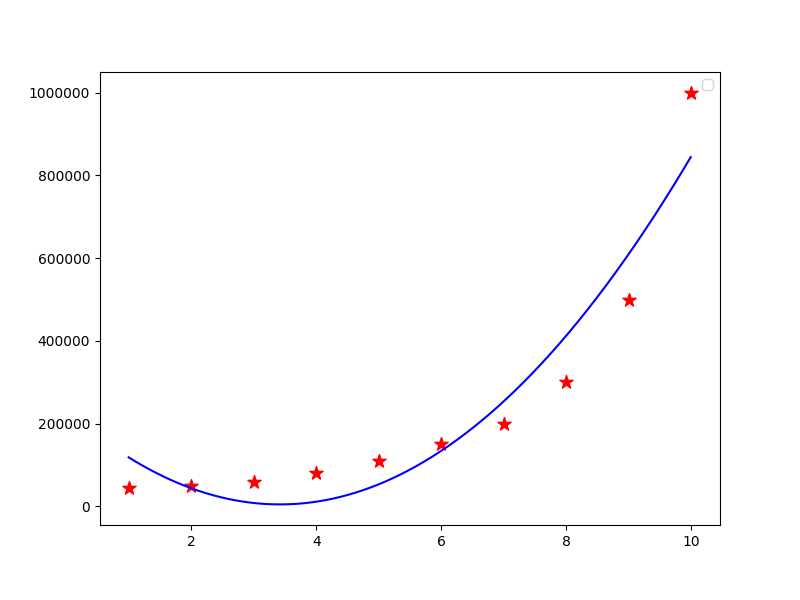

Write the Python code that produced this figure.
#!/usr/bin/env python3
# -*- coding: utf-8 -*-
"""
Created on Mon Jan 14 15:26:58 2019

@author: parthgoyal123
"""


''' ---------- Polynomial Regression ------------ '''

# ====== Preprocessing ====== #

# Importing the required libraries
# ---> Numpy arrays are the most convinient way to work on Machine Learning models
# ---> Matplotlib allows us to visualise our model in form of various plots/figures
# ---> Pandas allows us to import the dataset efficiently
import numpy as np
import matplotlib.pyplot as plt
import pandas as pd

# Importing the dataset using pandas library
# ---> pandas create a dataframe of the dataset
# ---> iloc : It locates the column by its index. In other words, using ’iloc’ allows us to take columns by just taking their index.
# ---> .values : It returns the values of the column (by their index) inside a Numpy array(way more efficient than a list)
dataset = pd.read_csv("Filename.csv")
X = dataset.iloc[:, 1:2].values
y = dataset.iloc[:, -1].values

"""
# Fixing the missing values from the dataset using sklearn.impute
# ---> Importing the SimpleImputer class from the sklearn.impute library
# ---> .fit : The fit part is used to extract some info of the data on which the object is applied
# ---> .transform : the transform part is used to apply some transformation
from sklearn.impute import SimpleImputer
imputer = SimpleImputer(missing_values = np.nan, strategy = 'mean')
X[:, [1,2]] = imputer.fit_transform(X[:, [1,2]])

# Encoding categorical data (optional part, depends on the dataset)
# ---> LabelEncoder encodes the categorical data to [0, n_values]
# ---> OneHotEncoder seperates the LabelEncoded values to different columns, appended leftmost of the dataset
from sklearn.preprocessing import LabelEncoder, OneHotEncoder
labelencoder_x = LabelEncoder()
labelencoder_y = LabelEncoder()
onehotencoder = OneHotEncoder(categorical_features= [-1])
X[:, -1] = labelencoder_x.fit_transform(X[:, -1])
X = onehotencoder.fit_transform(X).toarray()

# When the categorical types >= 3, we need to avoid the dummy variable trap
X = X[:, 1:]

# Dividing the dataset to training and test set
# ---> train_test_split : function of the sklearn.model_selection library that splits the dataset to training and test sets
# ---> random_state : this parameter is essential to get the same training and test splits(when improving the model time by time)
from sklearn.model_selection import train_test_split
X_train, X_test, y_train, y_test = train_test_split(X, y, test_size = 0.2, random_state = 1)

# Feature Scaling the data(if required)
# ---> StandardScaler : no parameters are to be passed to this class, only an object is to be made
from sklearn.preprocessing import StandardScaler
scale = StandardScaler()
X_train = scale.fit_transform(X_train)
X_test = scale.fit_transform(X_test)"""

# ====== Regression ====== #

# Generating new polynomic dataset to apply linear regression on
# ---> In order to perform polynomial regression, we need to make new X_poly and apply linear regression on that new X_poly
from sklearn.preprocessing import PolynomialFeatures
poly = PolynomialFeatures(degree = 2)
X_poly = poly.fit_transform(X)

# Fitting the polynomial regressor to the dataset as it is (without enhancing the model to compare the results afterwards)
# ---> .fit : fits linear regressor to the data
# ---> .predict : method that predicts the value of the dependent variable as per the Polynomial Regression model
from sklearn.linear_model import LinearRegression
poly_regressor = LinearRegression()
poly_regressor.fit(X_poly, y)
y_pred_poly = poly_regressor.predict(X_poly)

# For predicting a new value using polynomial regression, transform it using the poly object and then apply the poly_linear_regressor
new_value = np.array([6.5])
new_value = new_value.reshape(-1,1)
y_pred_new = poly_regressor.predict(poly.fit_transform(new_value))

# Formation of a new grid for better visualisation of plot
X_grid = np.arange(min(X), max(X), 0.01)
X_grid = X_grid.reshape(len(X_grid), 1)

# Visualising Polynomial Regression
fig = plt.figure(dpi = 100, figsize = (8,6))
plt.scatter(X, y, color = 'red', s = 100, marker = '*')
plt.plot(X_grid, poly_regressor.predict(poly.fit_transform(X_grid)), color = 'blue')
plt.title('')
plt.xlabel('')
plt.ylabel('')
plt.legend()
plt.show()
fig.savefig('Polynomial_Regression.png')

# Getting the mean squared error of our naive model
from sklearn.metrics import mean_squared_error
mean_error_before = mean_squared_error(y, y_pred_poly)
mean_error_best = mean_error_before
best_degree = 2

# ====== Enhancing the results ====== #

# Getting the best fit model for our dataset, keeping in mind that we don't overfit the data
from sklearn.model_selection import GridSearchCV
for i in [1, 2, 3, 4, 5, 6, 7]:
    poly_new = PolynomialFeatures(degree = i)
    X_poly_new = poly_new.fit_transform(X)
    poly_regressor_new = LinearRegression()
    poly_regressor_new.fit(X_poly_new, y)
    y_pred_poly_new = poly_regressor_new.predict(X_poly_new)
    mean_error_after = mean_squared_error(y, y_pred_poly_new)
    if(mean_error_after < mean_error_best):
        mean_error_best = mean_error_after
        best_degree = i
        print('degree =', i)
        plt.scatter(X, y, color = 'red', s = 100, marker = '*')
        plt.plot(X_grid, poly_regressor_new.predict(poly_new.fit_transform(X_grid)), color = 'blue')
        plt.title('')
        plt.xlabel('')
        plt.ylabel('')
        plt.show()

# We observe from the plots that polynomial regressoin with degree 4 and higher seem to overfit the data
poly_new = PolynomialFeatures(degree = 3)
X_poly_new = poly_new.fit_transform(X)
poly_regressor_new = LinearRegression()
poly_regressor_new.fit(X_poly_new, y)
y_pred_poly_new = poly_regressor_new.predict(X_poly_new)

# Visualising Polynomial Regression with best degree
fig = plt.figure(dpi = 100, figsize = (8,6))
plt.scatter(X, y, color = 'red', s = 100, marker = '*')
plt.plot(X_grid, poly_regressor_new.predict(poly_new.fit_transform(X_grid)), color = 'blue')
plt.title('')
plt.xlabel('')
plt.ylabel('')
plt.legend()
plt.show()
fig.savefig('Polynomial_Regression_best.png')

# Getting the mean squared error of our best model
from sklearn.metrics import mean_squared_error
mean_error_after = mean_squared_error(y, y_pred_poly_new)

# ---> We observe that after the model enhancement, mean squared error has reduced

# ============== Polynomial Regression Complete =================== #